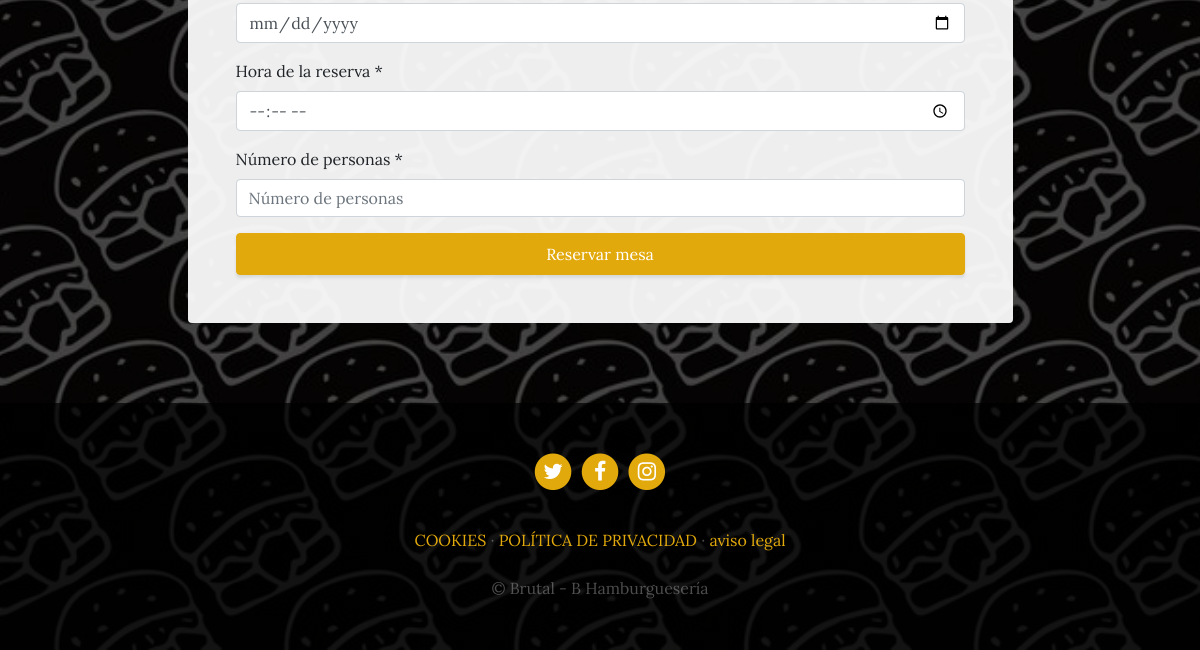
Page /contact/reservation/ (lower part) on the earlier database version.
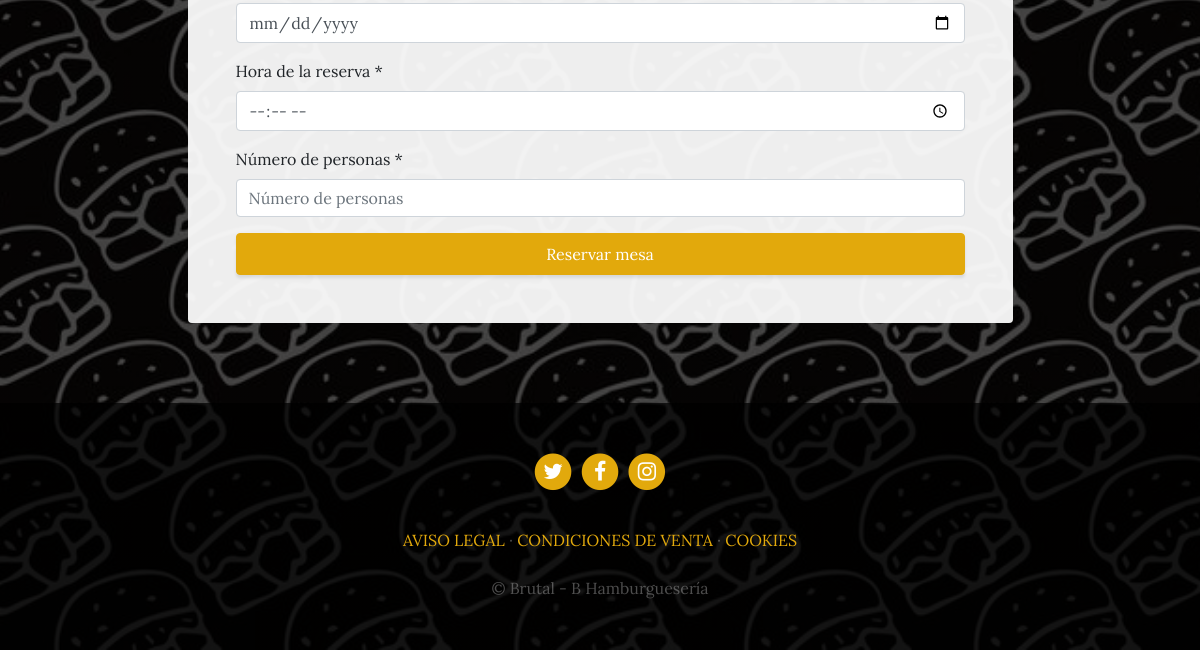
Same page on the later database version.
### pages/models.py (models this page shows, shortened)
class Page(models.Model):
    title = models.CharField(max_length=200, verbose_name= 'Título')
    content = RichTextField(verbose_name= 'Contenido')
    created = models.DateTimeField(auto_now_add=True, verbose_name= 'Fecha de creación')
    updated = models.DateTimeField(auto_now=True, verbose_name= 'Fecha de edición')
    order = models.SmallIntegerField(verbose_name= 'Orden', default=0)
    class Meta:
        verbose_name = 'Página'
        verbose_name_plural = 'Páginas'
        ordering = ['order','title']

### contact/views.py (the view)
# urls.py: path('reservation/', views.reservation, name='reservation'),
def reservation(request):
    if request.method == "POST":
        form = ReservationForm(request.POST)
        if form.is_valid():
            name = form.cleaned_data['name']
            email = form.cleaned_data['email']
            date = form.cleaned_data['date']
            time = form.cleaned_data['time']
            number_of_people = form.cleaned_data['number_of_people']
            email_message = EmailMessage(
                subject="Nueva reserva en el restaurante",
                body=f"Reserva de mesa para {name} <{email}>\n\nDetalles:\nFecha: {date}\nHora: {time}\nNúmero de personas: {number_of_people}",
                from_email=EMAIL_HOST_USER,
                to=["63f6f681b3d1ef@inbox.mailtrap.io"],
                reply_to=[email]
            )
            try:
                email_message.send()
                return redirect(reverse('reservation') + "?ok")
            except:
                return redirect(reverse('reservation') + "?fail")
    else:
        form = ReservationForm()
    return render(request, "contact/reservation.html", {"form": form})

### contact/forms.py
class ReservationForm(forms.Form):
    name = forms.CharField(
        label='Nombre',
        min_length=3,
        max_length=100,
        required=True,
        widget=forms.TextInput(attrs={'placeholder': 'Escribe tu nombre', 'class': 'form-control'})
    )
    email = forms.EmailField(
        label='Email',
        min_length=3,
        max_length=100,
        required=True,
        widget=forms.TextInput(attrs={'placeholder': 'Escribe tu email', 'class': 'form-control'})
    )
    date = forms.DateField(
        label='Fecha de la reserva',
        required=True,
        widget=forms.DateInput(attrs={'type': 'date', 'class': 'form-control'})
    )
    time = forms.TimeField(
        label='Hora de la reserva',
        required=True,
        widget=forms.TimeInput(attrs={'type': 'time', 'class': 'form-control'})
    )
    number_of_people = forms.IntegerField(
        label='Número de personas',
        min_value=1,
        max_value=20,  # puedes ajustar el límite según lo que permita tu restaurante
        required=True,
        widget=forms.NumberInput(attrs={'placeholder': 'Número de personas', 'class': 'form-control'})
    )

### contact/templates/contact/reservation.html (shortened to what this page needs)
{% extends 'core/base.html' %}
{% load static %}
{% block content %}
<section class="page-section about-heading">
  <div class="container">
    <div class="about-heading-content">
      <div class="row">
        <div class="col-xl-9 col-lg-10 mx-auto">
          <div class="bg-faded rounded p-5">
            <form action="" method="POST">
              <div class="form-group">
                <div class="input-group">{{ form.date }}</div>
              </div>
              <div class="form-group">
                <label>Hora de la reserva *</label>
                <div class="input-group">{{ form.time }}</div>
              </div>
              <div class="form-group">
                <label>Número de personas *</label>
                <div class="input-group">{{ form.number_of_people }}</div>
              </div>
              <div class="text-center">
                <input type="submit" class="btn btn-primary btn-block py-2" value="Reservar mesa">
              </div>
            </form>
          </div>
        </div>
      </div>
    </div>
  </div>
</section>
{% endblock %}

### core/templates/core/base.html (shortened to what this page needs)
<!DOCTYPE html>
<html lang="es">
	<head>
		{% load static %}
		<link href="{% static 'core/vendor/bootstrap/css/bootstrap.min.css'%}" rel="stylesheet">
		<link href="{% static 'core/vendor/font-awesome/css/font-awesome.min.css' %}" rel="stylesheet" type="text/css">
		<link href="{% static 'core/css/business-casual.css' %}" rel="stylesheet">
	</head>
	<body>
	</body>
</html>
        {% block content %} {% endblock %}
		<footer class="footer text-faded text-center py-5">
			<div class="container">
				<p class="m-0">
					<a href="https://x.com/hamburperfecta" class="link">
						<span class="fa-stack fa-lg">
							<i class="fa fa-circle fa-stack-2x"></i>
							<i class="fa fa-twitter fa-stack-1x fa-inverse"></i>
						</span>
					</a>
					<a href="https://www.facebook.com/login/?next=https%3A%2F%2Fwww.facebook.com%2Fbrutal.burger.2024%2F" class="link">
						<span class="fa-stack fa-lg">
							<i class="fa fa-circle fa-stack-2x"></i>
							<i class="fa fa-facebook fa-stack-1x fa-inverse"></i>
						</span>
					</a>
					<a href="https://www.instagram.com/brutalbofficial/" class="link">
						<span class="fa-stack fa-lg">
							<i class="fa fa-circle fa-stack-2x"></i>
							<i class="fa fa-instagram fa-stack-1x fa-inverse"></i>
						</span>
					</a>
				</p>
				<p class="m-0 mbt">
					{% load pages_extras %}
					{% get_page_list as page_list %}
					{% for page in page_list %}
					<a href="{% url 'sample' page.id  page.title|slugify%}" class="link">{{page.title}}</a>
					{% if not forloop.last %}·{% endif %}
					{% endfor %}
		</p>
				<p class="m-0 mbt1">&copy; Brutal - B  Hamburguesería</p>
			</div>
	</footer>
	</body>
</html>

Differences in the rows shown:
changed Page: title "aviso legal" → "AVISO LEGAL"; now shows "·"; moves up the list
changed Page: title "POLÍTICA DE PRIVACIDAD" → "CONDICIONES DE VENTA"; moves down the list
changed Page "COOKIES": no longer shows "·"
